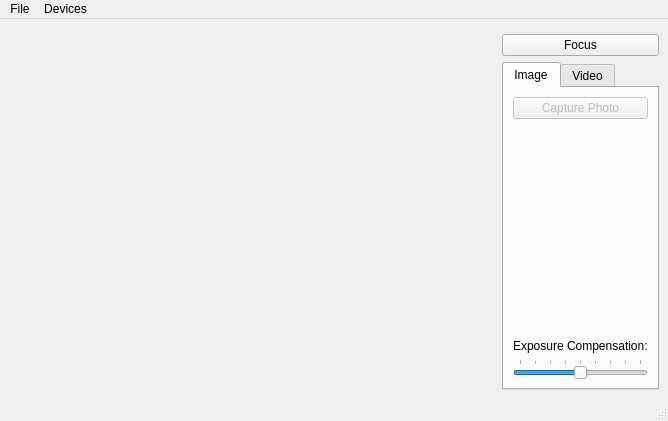
<?xml version="1.0" encoding="UTF-8"?>
<ui version="4.0">
 <class>Camera</class>
 <widget class="QMainWindow" name="Camera">
  <property name="geometry">
   <rect>
    <x>0</x>
    <y>0</y>
    <width>668</width>
    <height>421</height>
   </rect>
  </property>
  <property name="windowTitle">
   <string>Camera</string>
  </property>
  <widget class="QWidget" name="centralwidget">
   <layout class="QGridLayout" name="gridLayout_3">
    <item row="0" column="0" rowspan="3">
     <widget class="QStackedWidget" name="stackedWidget">
      <property name="sizePolicy">
       <sizepolicy hsizetype="Preferred" vsizetype="Preferred">
        <horstretch>1</horstretch>
        <verstretch>0</verstretch>
       </sizepolicy>
      </property>
      <property name="palette">
       <palette>
        <active>
         <colorrole role="Base">
          <brush brushstyle="SolidPattern">
           <color alpha="255">
            <red>255</red>
            <green>255</green>
            <blue>255</blue>
           </color>
          </brush>
         </colorrole>
         <colorrole role="Window">
          <brush brushstyle="SolidPattern">
           <color alpha="255">
            <red>145</red>
            <green>145</green>
            <blue>145</blue>
           </color>
          </brush>
         </colorrole>
        </active>
        <inactive>
         <colorrole role="Base">
          <brush brushstyle="SolidPattern">
           <color alpha="255">
            <red>255</red>
            <green>255</green>
            <blue>255</blue>
           </color>
          </brush>
         </colorrole>
         <colorrole role="Window">
          <brush brushstyle="SolidPattern">
           <color alpha="255">
            <red>145</red>
            <green>145</green>
            <blue>145</blue>
           </color>
          </brush>
         </colorrole>
        </inactive>
        <disabled>
         <colorrole role="Base">
          <brush brushstyle="SolidPattern">
           <color alpha="255">
            <red>145</red>
            <green>145</green>
            <blue>145</blue>
           </color>
          </brush>
         </colorrole>
         <colorrole role="Window">
          <brush brushstyle="SolidPattern">
           <color alpha="255">
            <red>145</red>
            <green>145</green>
            <blue>145</blue>
           </color>
          </brush>
         </colorrole>
        </disabled>
       </palette>
      </property>
      <property name="currentIndex">
       <number>0</number>
      </property>
      <widget class="QWidget" name="viewfinderPage">
       <layout class="QGridLayout" name="gridLayout_5">
        <item row="0" column="0">
         <widget class="QCameraViewfinder" name="viewfinder" native="true"/>
        </item>
       </layout>
      </widget>
      <widget class="QWidget" name="previewPage">
       <layout class="QGridLayout" name="gridLayout_4">
        <item row="0" column="0">
         <widget class="QLabel" name="lastImagePreviewLabel">
          <property name="sizePolicy">
           <sizepolicy hsizetype="Preferred" vsizetype="MinimumExpanding">
            <horstretch>0</horstretch>
            <verstretch>0</verstretch>
           </sizepolicy>
          </property>
          <property name="frameShape">
           <enum>QFrame::Box</enum>
          </property>
          <property name="text">
           <string/>
          </property>
         </widget>
        </item>
       </layout>
      </widget>
     </widget>
    </item>
    <item row="1" column="1" colspan="2">
     <widget class="QPushButton" name="lockButton">
      <property name="text">
       <string>Focus</string>
      </property>
     </widget>
    </item>
    <item row="2" column="1" colspan="2">
     <widget class="QTabWidget" name="captureWidget">
      <property name="currentIndex">
       <number>0</number>
      </property>
      <widget class="QWidget" name="tab_2">
       <attribute name="title">
        <string>Image</string>
       </attribute>
       <layout class="QGridLayout" name="gridLayout">
        <item row="0" column="0">
         <widget class="QPushButton" name="takeImageButton">
          <property name="enabled">
           <bool>false</bool>
          </property>
          <property name="text">
           <string>Capture Photo</string>
          </property>
          <property name="icon">
           <iconset resource="camera.qrc">
            <normaloff>:/images/shutter.svg</normaloff>:/images/shutter.svg</iconset>
          </property>
         </widget>
        </item>
        <item row="1" column="0">
         <spacer name="verticalSpacer_2">
          <property name="orientation">
           <enum>Qt::Vertical</enum>
          </property>
          <property name="sizeHint" stdset="0">
           <size>
            <width>20</width>
            <height>161</height>
           </size>
          </property>
         </spacer>
        </item>
        <item row="2" column="0">
         <widget class="QLabel" name="label">
          <property name="text">
           <string>Exposure Compensation:</string>
          </property>
         </widget>
        </item>
        <item row="3" column="0">
         <widget class="QSlider" name="exposureCompensation">
          <property name="minimum">
           <number>-4</number>
          </property>
          <property name="maximum">
           <number>4</number>
          </property>
          <property name="pageStep">
           <number>2</number>
          </property>
          <property name="orientation">
           <enum>Qt::Horizontal</enum>
          </property>
          <property name="tickPosition">
           <enum>QSlider::TicksAbove</enum>
          </property>
         </widget>
        </item>
       </layout>
      </widget>
      <widget class="QWidget" name="tab">
       <attribute name="title">
        <string>Video</string>
       </attribute>
       <layout class="QGridLayout" name="gridLayout_2">
        <item row="0" column="0">
         <widget class="QPushButton" name="recordButton">
          <property name="text">
           <string>Record</string>
          </property>
         </widget>
        </item>
        <item row="1" column="0">
         <widget class="QPushButton" name="pauseButton">
          <property name="text">
           <string>Pause</string>
          </property>
         </widget>
        </item>
        <item row="2" column="0">
         <widget class="QPushButton" name="stopButton">
          <property name="text">
           <string>Stop</string>
          </property>
         </widget>
        </item>
        <item row="3" column="0">
         <spacer name="verticalSpacer">
          <property name="orientation">
           <enum>Qt::Vertical</enum>
          </property>
          <property name="sizeHint" stdset="0">
           <size>
            <width>20</width>
            <height>76</height>
           </size>
          </property>
         </spacer>
        </item>
        <item row="4" column="0">
         <widget class="QPushButton" name="muteButton">
          <property name="text">
           <string>Mute</string>
          </property>
          <property name="checkable">
           <bool>true</bool>
          </property>
         </widget>
        </item>
       </layout>
      </widget>
     </widget>
    </item>
   </layout>
  </widget>
  <widget class="QMenuBar" name="menubar">
   <property name="geometry">
    <rect>
     <x>0</x>
     <y>0</y>
     <width>668</width>
     <height>26</height>
    </rect>
   </property>
   <widget class="QMenu" name="menuFile">
    <property name="title">
     <string>File</string>
    </property>
    <addaction name="actionStartCamera"/>
    <addaction name="actionStopCamera"/>
    <addaction name="separator"/>
    <addaction name="actionSettings"/>
    <addaction name="separator"/>
    <addaction name="actionExit"/>
   </widget>
   <widget class="QMenu" name="menuDevices">
    <property name="title">
     <string>Devices</string>
    </property>
   </widget>
   <addaction name="menuFile"/>
   <addaction name="menuDevices"/>
  </widget>
  <widget class="QStatusBar" name="statusbar"/>
  <action name="actionExit">
   <property name="checkable">
    <bool>true</bool>
   </property>
   <property name="text">
    <string>Exit</string>
   </property>
  </action>
  <action name="actionStartCamera">
   <property name="text">
    <string>Start Camera</string>
   </property>
  </action>
  <action name="actionStopCamera">
   <property name="text">
    <string>Stop Camera</string>
   </property>
  </action>
  <action name="actionSettings">
   <property name="text">
    <string>Settings</string>
   </property>
  </action>
 </widget>
 <customwidgets>
  <customwidget>
   <class>QCameraViewfinder</class>
   <extends>QWidget</extends>
   <header>qcameraviewfinder.h</header>
   <container>1</container>
  </customwidget>
 </customwidgets>
 <resources>
  <include location="camera.qrc"/>
 </resources>
 <connections>
  <connection>
   <sender>recordButton</sender>
   <signal>clicked()</signal>
   <receiver>Camera</receiver>
   <slot>record()</slot>
   <hints>
    <hint type="sourcelabel">
     <x>647</x>
     <y>149</y>
    </hint>
    <hint type="destinationlabel">
     <x>61</x>
     <y>238</y>
    </hint>
   </hints>
  </connection>
  <connection>
   <sender>stopButton</sender>
   <signal>clicked()</signal>
   <receiver>Camera</receiver>
   <slot>stop()</slot>
   <hints>
    <hint type="sourcelabel">
     <x>647</x>
     <y>225</y>
    </hint>
    <hint type="destinationlabel">
     <x>140</x>
     <y>236</y>
    </hint>
   </hints>
  </connection>
  <connection>
   <sender>pauseButton</sender>
   <signal>clicked()</signal>
   <receiver>Camera</receiver>
   <slot>pause()</slot>
   <hints>
    <hint type="sourcelabel">
     <x>647</x>
     <y>187</y>
    </hint>
    <hint type="destinationlabel">
     <x>234</x>
     <y>237</y>
    </hint>
   </hints>
  </connection>
  <connection>
   <sender>actionExit</sender>
   <signal>triggered()</signal>
   <receiver>Camera</receiver>
   <slot>close()</slot>
   <hints>
    <hint type="sourcelabel">
     <x>-1</x>
     <y>-1</y>
    </hint>
    <hint type="destinationlabel">
     <x>154</x>
     <y>130</y>
    </hint>
   </hints>
  </connection>
  <connection>
   <sender>takeImageButton</sender>
   <signal>clicked()</signal>
   <receiver>Camera</receiver>
   <slot>takeImage()</slot>
   <hints>
    <hint type="sourcelabel">
     <x>625</x>
     <y>132</y>
    </hint>
    <hint type="destinationlabel">
     <x>603</x>
     <y>169</y>
    </hint>
   </hints>
  </connection>
  <connection>
   <sender>lockButton</sender>
   <signal>clicked()</signal>
   <receiver>Camera</receiver>
   <slot>toggleLock()</slot>
   <hints>
    <hint type="sourcelabel">
     <x>658</x>
     <y>75</y>
    </hint>
    <hint type="destinationlabel">
     <x>453</x>
     <y>119</y>
    </hint>
   </hints>
  </connection>
  <connection>
   <sender>muteButton</sender>
   <signal>toggled(bool)</signal>
   <receiver>Camera</receiver>
   <slot>setMuted(bool)</slot>
   <hints>
    <hint type="sourcelabel">
     <x>647</x>
     <y>377</y>
    </hint>
    <hint type="destinationlabel">
     <x>5</x>
     <y>280</y>
    </hint>
   </hints>
  </connection>
  <connection>
   <sender>exposureCompensation</sender>
   <signal>valueChanged(int)</signal>
   <receiver>Camera</receiver>
   <slot>setExposureCompensation(int)</slot>
   <hints>
    <hint type="sourcelabel">
     <x>559</x>
     <y>367</y>
    </hint>
    <hint type="destinationlabel">
     <x>665</x>
     <y>365</y>
    </hint>
   </hints>
  </connection>
  <connection>
   <sender>actionSettings</sender>
   <signal>triggered()</signal>
   <receiver>Camera</receiver>
   <slot>configureCaptureSettings()</slot>
   <hints>
    <hint type="sourcelabel">
     <x>-1</x>
     <y>-1</y>
    </hint>
    <hint type="destinationlabel">
     <x>333</x>
     <y>210</y>
    </hint>
   </hints>
  </connection>
  <connection>
   <sender>actionStartCamera</sender>
   <signal>triggered()</signal>
   <receiver>Camera</receiver>
   <slot>startCamera()</slot>
   <hints>
    <hint type="sourcelabel">
     <x>-1</x>
     <y>-1</y>
    </hint>
    <hint type="destinationlabel">
     <x>333</x>
     <y>210</y>
    </hint>
   </hints>
  </connection>
  <connection>
   <sender>actionStopCamera</sender>
   <signal>triggered()</signal>
   <receiver>Camera</receiver>
   <slot>stopCamera()</slot>
   <hints>
    <hint type="sourcelabel">
     <x>-1</x>
     <y>-1</y>
    </hint>
    <hint type="destinationlabel">
     <x>333</x>
     <y>210</y>
    </hint>
   </hints>
  </connection>
 </connections>
 <slots>
  <slot>record()</slot>
  <slot>pause()</slot>
  <slot>stop()</slot>
  <slot>enablePreview(bool)</slot>
  <slot>configureCaptureSettings()</slot>
  <slot>takeImage()</slot>
  <slot>startCamera()</slot>
  <slot>toggleLock()</slot>
  <slot>setMuted(bool)</slot>
  <slot>stopCamera()</slot>
  <slot>setExposureCompensation(int)</slot>
 </slots>
</ui>
